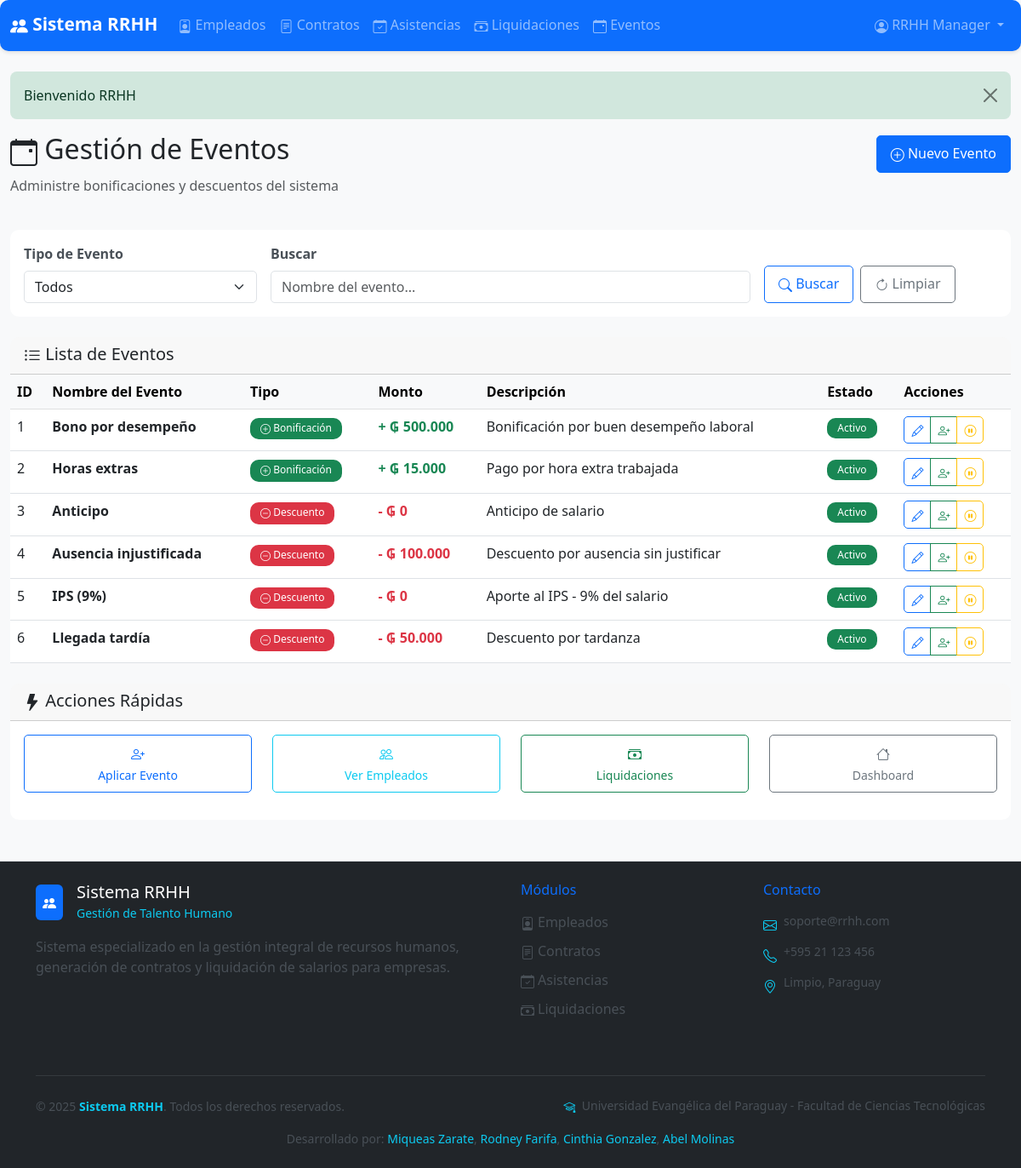
The page /index.php?controller=evento&action=index (signed in) on the database its author committed.
### tables this page shows
CREATE TABLE IF NOT EXISTS evento (
    id_evento INT AUTO_INCREMENT PRIMARY KEY,
    nombre_evento VARCHAR(100) NOT NULL,
    tipo ENUM('+', '-') NOT NULL COMMENT '+ para bonificación, - para descuento',
    monto DECIMAL(10,2) NOT NULL,
    descripcion TEXT,
    activo TINYINT(1) DEFAULT 1
);

### controllers/EventoController.php (called while the page is built, shortened)
<?php
require_once 'models/Evento.php';
class EventoController {
    private $evento;
    public function __construct() {
        $database = new Database();
        $this->db = $database->getConnection();
        $this->evento = new Evento($this->db);
    }
    public function index() {
        $stmt = $this->evento->listar();
        $eventos = $stmt->fetchAll(PDO::FETCH_ASSOC);
        require_once 'views/eventos/listar.php';
    }
}
?>

### config/database.php (called while the page is built, shortened)
<?php
class Database {
    private $host = "localhost";
    private $db_name = "rrhh_salarios";
    private $username = "root";
    private $password = "";
    public function getConnection() {
        $this->conn = null;
        try {
            $this->conn = new PDO(
                "mysql:host=" . $this->host . ";dbname=" . $this->db_name,
                $this->username,
                $this->password
            );
            $this->conn->exec("set names utf8");
            $this->conn->setAttribute(PDO::ATTR_ERRMODE, PDO::ERRMODE_EXCEPTION);
        } catch(PDOException $exception) {
            echo "Error de conexión: " . $exception->getMessage();
        }
        return $this->conn;
    }
}
?>

### models/Evento.php (called while the page is built, shortened)
<?php
class Evento {
    private $conn;
    private $table_name = "evento";
    public function __construct($db) {
        $this->conn = $db;
    }
    public function listar() {
        $query = "SELECT * FROM " . $this->table_name . "
                  WHERE activo = 1
                  ORDER BY tipo, nombre_evento";
        $stmt = $this->conn->prepare($query);
        $stmt->execute();
        return $stmt;
    }
}
?>

### views/eventos/listar.php (the view, shortened to what this page needs)
<?php
include 'views/templates/header.php';
?>
<div class="row">
    <div class="col-12 mb-4">
        <div class="d-flex justify-content-between align-items-center">
            <h2><i class="bi bi-calendar-event"></i> Gestión de Eventos</h2>
            <a href="index.php?controller=evento&action=crear" class="btn btn-primary">
                <i class="bi bi-plus-circle"></i> Nuevo Evento
            </a>
        </div>
        <p class="text-muted">Administre bonificaciones y descuentos del sistema</p>
    </div>
</div>
<div class="row mb-4">
    <div class="col-md-12">
        <div class="card">
            <div class="card-body">
                <form method="GET" action="index.php" class="row g-3">
                    <div class="col-md-3">
                        <label for="tipo" class="form-label">Tipo de Evento</label>
                        <select class="form-select" name="tipo" id="tipo">
                            <option value="">Todos</option>
                        </select>
                    </div>
                    <div class="col-md-6">
                        <label for="buscar" class="form-label">Buscar</label>
                        <input type="text" class="form-control" name="buscar" id="buscar"
                               placeholder="Nombre del evento..."
                               value="<?php echo isset($_GET['buscar']) ? htmlspecialchars($_GET['buscar']) : ''; ?>">
                    </div>
                    <div class="col-md-3 d-flex align-items-end">
                        <button type="submit" class="btn btn-outline-primary me-2">
                            <i class="bi bi-search"></i> Buscar
                        </button>
                        <a href="index.php?controller=evento&action=index" class="btn btn-outline-secondary">
                            <i class="bi bi-arrow-clockwise"></i> Limpiar
                        </a>
                    </div>
                </form>
            </div>
        </div>
    </div>
</div>
<div class="row">
    <div class="col-12">
        <div class="card">
            <div class="card-header">
                <h5 class="mb-0"><i class="bi bi-list-ul"></i> Lista de Eventos</h5>
            </div>
            <div class="card-body p-0">
                <div class="table-responsive">
                    <table class="table table-hover mb-0">
                        <thead class="table-light">
                            <tr>
                                <th>ID</th>
                                <th>Nombre del Evento</th>
                                <th>Tipo</th>
                                <th>Monto</th>
                                <th>Descripción</th>
                                <th>Estado</th>
                                <th>Acciones</th>
                            </tr>
                        </thead>
                        <tbody>
                            <?php if (count($eventos) > 0): ?>
                                <?php foreach ($eventos as $evento): ?>
                                    <tr>
                                        <td><?php echo $evento['id_evento']; ?></td>
                                        <td>
                                            <strong><?php echo htmlspecialchars($evento['nombre_evento']); ?></strong>
                                        </td>
                                        <td>
                                            <?php if ($evento['tipo'] == '+'): ?>
                                                <span class="badge bg-success">
                                                    <i class="bi bi-plus-circle"></i> Bonificación
                                                </span>
                                            <?php else: ?>
                                                <span class="badge bg-danger">
                                                    <i class="bi bi-dash-circle"></i> Descuento
                                                </span>
                                            <?php endif; ?>
                                        </td>
                                        <td>
                                            <strong class="<?php echo $evento['tipo'] == '+' ? 'text-success' : 'text-danger'; ?>">
                                                <?php echo $evento['tipo'] . ' ₲ ' . number_format($evento['monto'], 0, ',', '.'); ?>
                                            </strong>
                                        </td>
                                        <td>
                                            <?php echo htmlspecialchars($evento['descripcion']); ?>
                                        </td>
                                        <td>
                                            <?php if ($evento['activo']): ?>
                                                <span class="badge bg-success">Activo</span>
                                            <?php else: ?>
                                                <span class="badge bg-secondary">Inactivo</span>
                                            <?php endif; ?>
                                        </td>
                                        <td>
                                            <div class="btn-group btn-group-sm" role="group">
                                                <a href="index.php?controller=evento&action=editar&id_evento=<?php echo $evento['id_evento']; ?>"
                                                class="btn btn-outline-primary" title="Editar">
                                                    <i class="bi bi-pencil"></i>
                                                </a>
                                                <a href="index.php?controller=evento&action=aplicar&evento=<?php echo $evento['id_evento']; ?>"
                                                   class="btn btn-outline-success" title="Aplicar a Empleado">
                                                    <i class="bi bi-person-plus"></i>
                                                </a>
                                                <?php if ($evento['activo']): ?>
                                                    <a href="index.php?controller=evento&action=desactivar&id=<?php echo $evento['id_evento']; ?>"
                                                       class="btn btn-outline-warning"
                                                       onclick="return confirmarEliminacion('¿Desactivar este evento?')"
                                                       title="Desactivar">
                                                        <i class="bi bi-pause-circle"></i>
                                                    </a>
                                                <?php endif; ?>
                                            </div>
                                        </td>
                                    </tr>
                                <?php endforeach; ?>
                            <?php endif; ?>
                        </tbody>
                    </table>
                </div>
            </div>
        </div>
    </div>
</div>
<div class="row mt-4">
    <div class="col-12">
        <div class="card">
            <div class="card-header">
                <h5 class="mb-0"><i class="bi bi-lightning-fill"></i> Acciones Rápidas</h5>
            </div>
            <div class="card-body">
                <div class="row">
                    <div class="col-md-3 mb-3">
                        <a href="index.php?controller=evento&action=aplicar" class="btn btn-outline-primary w-100">
                            <i class="bi bi-person-plus"></i><br>
                            <small>Aplicar Evento</small>
                        </a>
                    </div>
                    <div class="col-md-3 mb-3">
                        <a href="index.php?controller=empleado&action=index" class="btn btn-outline-info w-100">
                            <i class="bi bi-people"></i><br>
                            <small>Ver Empleados</small>
                        </a>
                    </div>
                    <div class="col-md-3 mb-3">
                        <a href="index.php?controller=liquidacion&action=index" class="btn btn-outline-success w-100">
                            <i class="bi bi-cash-stack"></i><br>
                            <small>Liquidaciones</small>
                        </a>
                    </div>
                    <div class="col-md-3 mb-3">
                        <a href="index.php" class="btn btn-outline-secondary w-100">
                            <i class="bi bi-house"></i><br>
                            <small>Dashboard</small>
                        </a>
                    </div>
                </div>
            </div>
        </div>
    </div>
</div>
<?php include 'views/templates/footer.php'; ?>

### assets/css/style.css (style rules this page uses)
:root { --primary-color: #0d6efd; --secondary-color: #6c757d; --success-color: #198754; --danger-color: #dc3545; --warning-color: #ffc107; --info-color: #0dcaf0; }
body { font-family: 'Segoe UI', Tahoma, Geneva, Verdana, sans-serif; background-color: #f8f9fa; }
.card { border: none; border-radius: 10px; transition: transform 0.2s, box-shadow 0.2s; }
.card-header { border-radius: 10px 10px 0 0 !important; font-weight: 600; }
.table { background-color: white; }
.table thead { font-weight: 600; }
.btn { border-radius: 5px; padding: 8px 16px; font-weight: 500; transition: all 0.3s; }
.btn-group-sm > .btn { padding: 4px 8px; }
.form-control, .form-select { border-radius: 5px; border: 1px solid #dee2e6; }
.form-label { font-weight: 600; color: #495057; margin-bottom: 8px; }
.badge { padding: 6px 12px; font-weight: 500; border-radius: 5px; }
.bg-primary, .bg-success, .bg-warning, .bg-info, .bg-danger { border-radius: 10px; }
.card, .alert { animation: fadeIn 0.5s ease-in-out; }
.bi { vertical-align: -0.125em; }

### rows shown on the page
evento: id_evento "1", nombre_evento "Bono por desempeño", shows "Bonificación", tipo "+", monto "500.000", descripcion "Bonificación por buen desempeño laboral", activo "Activo"
evento: id_evento "2", nombre_evento "Horas extras", shows "Bonificación", tipo "+", monto "15.000", descripcion "Pago por hora extra trabajada", activo "Activo"
evento: id_evento "3", nombre_evento "Anticipo", shows "Descuento", tipo "-", monto "0", descripcion "Anticipo de salario", activo "Activo"
evento: id_evento "4", nombre_evento "Ausencia injustificada", shows "Descuento", tipo "-", monto "100.000", descripcion "Descuento por ausencia sin justificar", activo "Activo"
evento: id_evento "5", nombre_evento "IPS (9%)", shows "Descuento", tipo "-", monto "0", descripcion "Aporte al IPS - 9% del salario", activo "Activo"
evento: id_evento "6", nombre_evento "Llegada tardía", shows "Descuento", tipo "-", monto "50.000", descripcion "Descuento por tardanza", activo "Activo"

### other values the page prints
$_SESSION['usuario_nombre'] "RRHH Manager"
$_SESSION['mensaje'] "Bienvenido RRHH"
